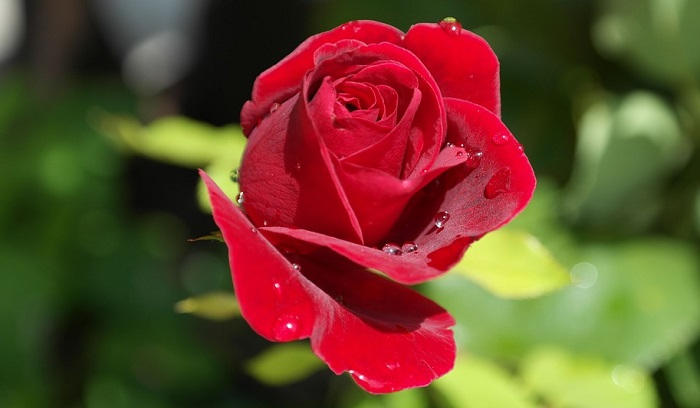
#> input picture 1.jpg, 700 x 408 px, found by its file name
$ python color.py
#> lines starting #> are read from the running program, lines starting #| are printed output that depends on the picture; after the words box and inside, x2 and y2 are one past the last pixel; in counts of white or black regions, pixels touching at a corner belong together
import cv2
import numpy as np
image=cv2.imread('C:\\Users\\Abrar\\Downloads\\1.jpg',10)
#> image is the input picture: shape (408, 700, 3); mean B, G, R 43.5, 71.6, 104.7
#cv2.imshow("original",image)
#cv2.waitKey(0)

boundaries = [
    ([17, 15, 100], [50, 56, 200]),
    ( [18,50,50], [35,255,255]),
    ([86, 31, 4], [220, 88, 50]),
    ([25, 146, 190], [62, 174, 250]),
    ([103, 86, 65], [145, 133, 128])
    ]

for (lower,upper) in boundaries:
    lower=np.array(lower,dtype="uint8")
    upper=np.array(upper,dtype="uint8")
    mask=cv2.inRange(image,lower,upper)
    output=cv2.bitwise_and(image,image,mask=mask)
    cv2.imshow("mask",mask)
    cv2.imshow("images",np.hstack([image,output]))
    cv2.waitKey(0)
#> this loop made 5 passes
#> pass 1, `mask=cv2.inRange(image,lower,upper)`:
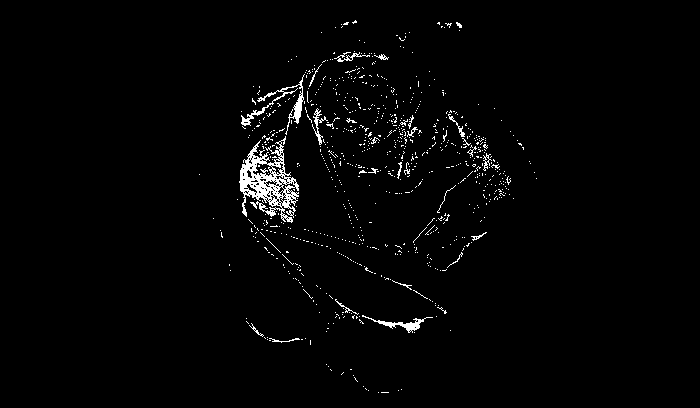
#> mask: shape (408, 700); 2% white in thin lines or dots, all inside (x1, y1, x2, y2) = (199, 20, 537, 393)
#> pass 1, `output=cv2.bitwise_and(image,image,mask=mask)`:
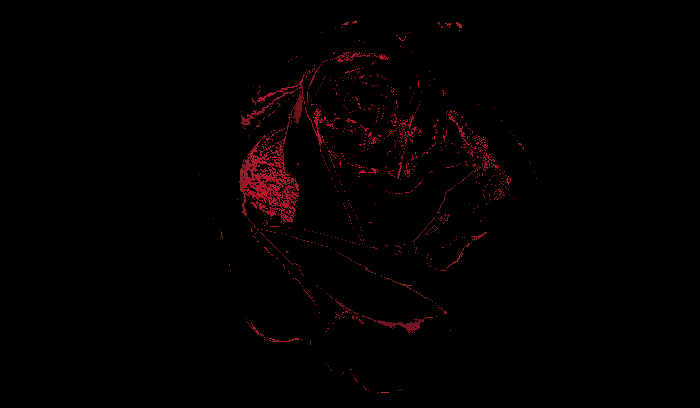
#> output: shape (408, 700, 3); mean B, G, R 0.8, 0.5, 3.2
#> pass 1, `cv2.imshow("images",np.hstack([image,output]))`:
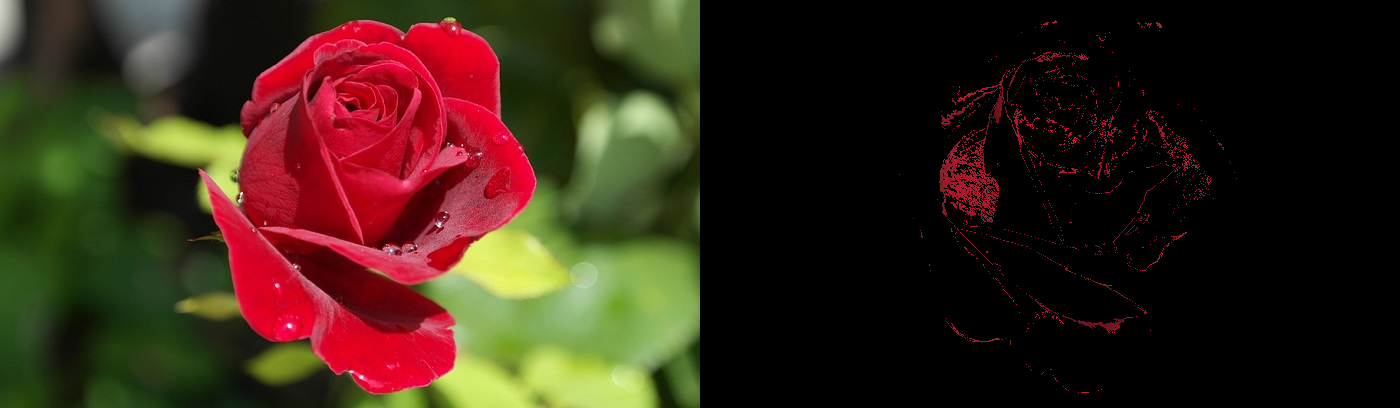
#> window 'images': shape (408, 1400, 3); mean B, G, R 22.1, 36, 53.9
#> pass 2, `mask=cv2.inRange(image,lower,upper)`:
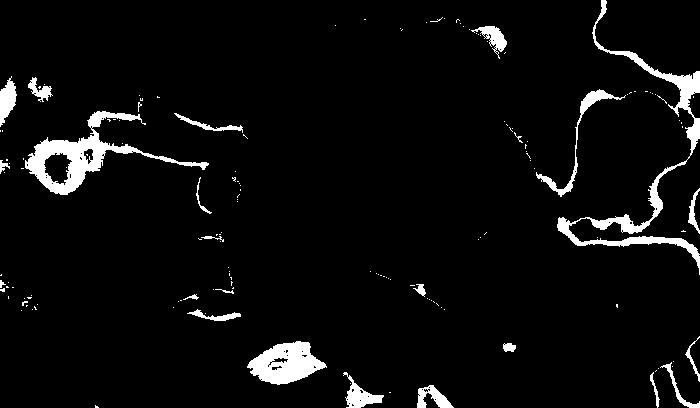
#> mask: shape (408, 700); 4.9% white; 151 white regions (127 under 20 px), largest, box (x1, y1, x2, y2) and area: (557, 0, 700, 275) 3628, (25, 111, 209, 195) 3403, (247, 341, 327, 385) 2106
